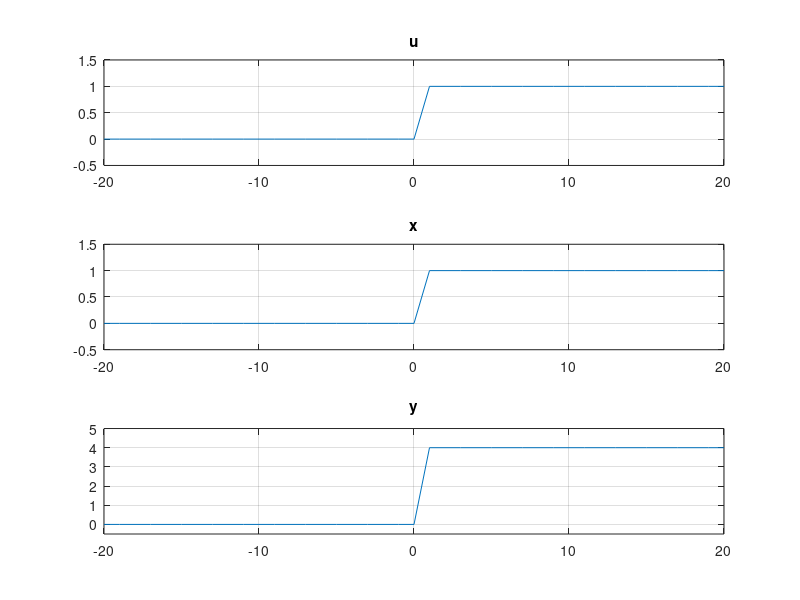

MATLAB code for this plot:
% Generates 40 samples of a unit step signal, u(n)
 N=40; % Define the number of samples
 n=-20:20; % Define a suitable discrete time axis
 u=[zeros(1,(N/2)+1),ones(1,(N/2))]; % Generate the signal
 
 
x=u.*(n)-u.*(n-1);
y=u.*(n-1)-u.*(n-5);


subplot(3,1,1); plot(n,u); axis([-20,+20,-0.5,1.5]); grid; title('u');
subplot(3,1,2); plot(n,x); axis([-20,+20,-0.5,1.5]); grid; title('x');
subplot(3,1,3); plot(n,y); axis([-20,+20,-0.5,5]); grid; title('y');